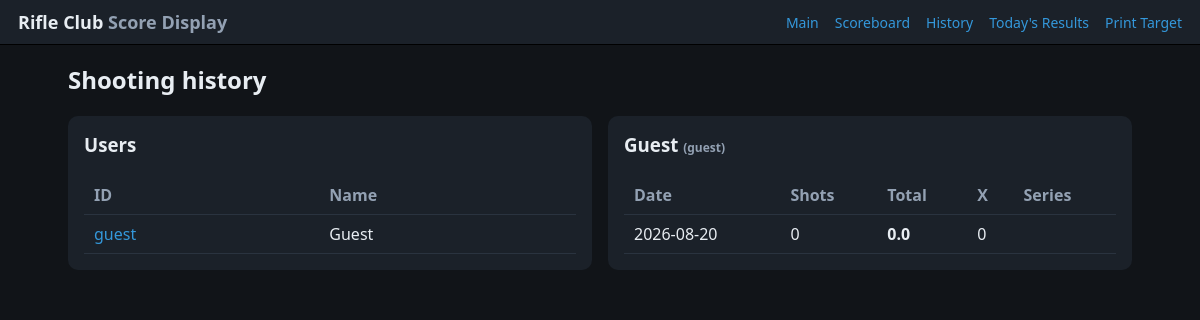
/history/guest, run on an earlier commit of the app's database.
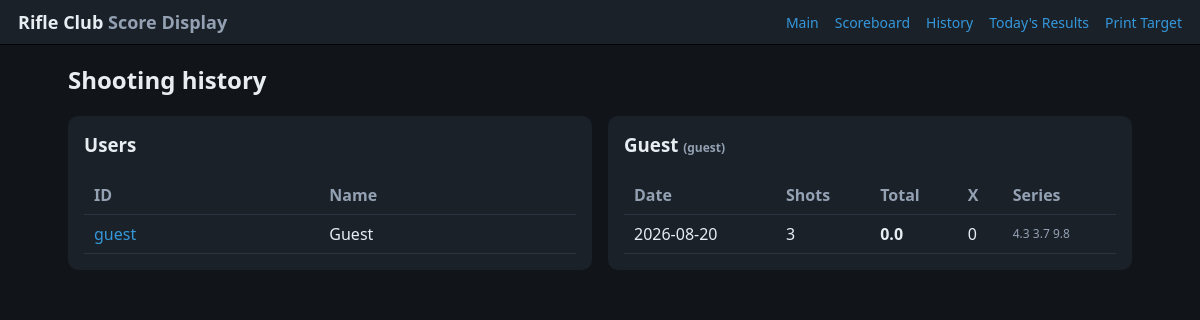
And on a later commit of the database.
### tables this page shows
CREATE TABLE users (
    id          TEXT PRIMARY KEY,          -- QR code value / manual id
    name        TEXT NOT NULL,
    created_at  TEXT NOT NULL
);

CREATE TABLE games (
    id          INTEGER PRIMARY KEY AUTOINCREMENT,
    user_id     TEXT NOT NULL REFERENCES users(id),
    started_at  TEXT NOT NULL,
    completed_at TEXT,
    status      TEXT NOT NULL DEFAULT 'active',   -- 'active' | 'done'
    total       REAL NOT NULL DEFAULT 0,
    x_count     INTEGER NOT NULL DEFAULT 0
);

CREATE TABLE shots (
    id      INTEGER PRIMARY KEY AUTOINCREMENT,
    game_id INTEGER NOT NULL REFERENCES games(id),
    shot_no INTEGER NOT NULL,
    score   REAL NOT NULL,
    is_x    INTEGER NOT NULL DEFAULT 0,
    x_mm    REAL,
    y_mm    REAL,
    mode    TEXT NOT NULL DEFAULT 'manual',
    UNIQUE(game_id, shot_no)
);

### app/server.py (the view)
    @app.route("/history")
    @app.route("/history/<user_id>")
    def history(user_id=None):
        users = db.list_users()
        user = db.find_user(user_id) if user_id else None
        games = db.games_for_user(user_id) if user else None
        for g in games or []:
            g["shots"] = db.shots_for_game(g["id"])
        return render_template("history.html", users=users, user=user,
                               games=games, date=date.today().isoformat())

### app/db.py (called while the page is built)
def _connect():
    if not hasattr(_local, "conn"):
        _local.conn = sqlite3.connect(DB_PATH)
        _local.conn.row_factory = sqlite3.Row
        _local.conn.execute("PRAGMA foreign_keys=ON")
    return _local.conn

def find_user(user_id: str):
    row = _connect().execute("SELECT * FROM users WHERE id=?", (user_id,)).fetchone()
    return dict(row) if row else None

def list_users():
    rows = _connect().execute(
        "SELECT * FROM users ORDER BY name COLLATE NOCASE"
    ).fetchall()
    return [dict(r) for r in rows]

def shots_for_game(game_id: int):
    rows = _connect().execute(
        "SELECT * FROM shots WHERE game_id=? ORDER BY shot_no", (game_id,)
    ).fetchall()
    return [dict(r) for r in rows]

def games_for_user(user_id: str):
    rows = _connect().execute(
        "SELECT * FROM games WHERE user_id=? ORDER BY started_at DESC, id DESC",
        (user_id,),
    ).fetchall()
    return [dict(r) for r in rows]

### templates/history.html (shortened to what this page needs)
{% extends "base.html" %}
{% block content %}
<h2>Shooting history</h2>
<div class="grid grid-2">
  <div class="panel">
    <h3>Users</h3>
    <table>
      <thead><tr><th>ID</th><th>Name</th></tr></thead>
      <tbody>
        {% for u in users %}
        <tr><td><a href="/history/{{ u.id }}">{{ u.id }}</a></td><td>{{ u.name }}</td></tr>
        {% endfor %}
      </tbody>
    </table>
  </div>
  <div class="panel">
    {% if user %}
    <h3>{{ user.name }} <span class="muted small">({{ user.id }})</span></h3>
    {% if games %}
    <table>
      <thead><tr><th>Date</th><th>Shots</th><th>Total</th><th>X</th><th>Series</th></tr></thead>
      <tbody>
        {% for g in games %}
        <tr>
          <td>{{ g.started_at[:10] }}</td>
          <td>{{ g.shots|length }}</td>
          <td><strong>{{ '%.1f' % g.total }}</strong></td>
          <td>{{ g.x_count }}</td>
          <td class="small muted">{% for s in g.shots %}{{ '%.1f' % s.score }} {% endfor %}</td>
        </tr>
        {% endfor %}
      </tbody>
    </table>
    {% else %}
    <p class="muted">No games recorded for this user yet.</p>
    {% endif %}
    {% else %}
    <p class="muted">Select a user on the left to see their games. Today: <strong>{{ date }}</strong></p>
    {% endif %}
  </div>
</div>
{% endblock %}

### templates/base.html (shortened to what this page needs)
<!DOCTYPE html>
<html lang="en">
<head>
  <link rel="stylesheet" href="/static/css/style.css">
</head>
<body class="{% block bodyclass %}{% endblock %}">
  {% block topbar %}
  <div class="topbar">
    <div class="brand">Rifle Club <span class="muted">Score Display</span></div>
    <div class="links">
      <a href="/">Main</a>
      <a href="/display">Scoreboard</a>
      <a href="/history">History</a>
      <a href="/results/today">Today's Results</a>
      <a href="/print/target" target="_blank">Print Target</a>
    </div>
  </div>
  {% endblock %}
  <main class="{% block mainclass %}{% endblock %}">
    {% block content %}{% endblock %}
  </main>
</body>
</html>

### static/css/style.css (style rules this page uses)
:root { --bg: #111418; --panel: #1b2129; --panel2: #232b36; --text: #e8edf2; --muted: #93a1b3; --accent: #2ecc71; --warn: #f1c40f; --bad: #e74c3c; --blue: #3498db; }
* { box-sizing: border-box; }
body { margin: 0; font-family: "Segoe UI", system-ui, Arial, sans-serif; background: var(--bg); color: var(--text); }
a { color: var(--blue); text-decoration: none; }
.topbar { display: flex; align-items: center; justify-content: space-between; gap: 12px; padding: 10px 18px; background: var(--panel); border-bottom: 1px solid #000; }
.topbar .brand { font-weight: 700; font-size: 18px; }
.topbar .links { display: flex; gap: 16px; font-size: 14px; }
main { padding: 18px; max-width: 1100px; margin: 0 auto; }
.panel { background: var(--panel); border-radius: 10px; padding: 16px; margin-bottom: 16px; }
.grid { display: grid; gap: 16px; }
.grid-2 { grid-template-columns: 1fr 1fr; }
h1, h2, h3 { margin-top: 0; }
.muted { color: var(--muted); }
.small { font-size: 12px; }
table { border-collapse: collapse; width: 100%; }
th, td { padding: 8px 10px; text-align: left; border-bottom: 1px solid #2a333f; }
th { color: var(--muted); font-weight: 600; }

What changed in the data, as far as the page shows it:
computed for games: shots|length "0" → "3"
added shots: score "4.3"
added shots: score "3.7"
added shots: score "9.8"
